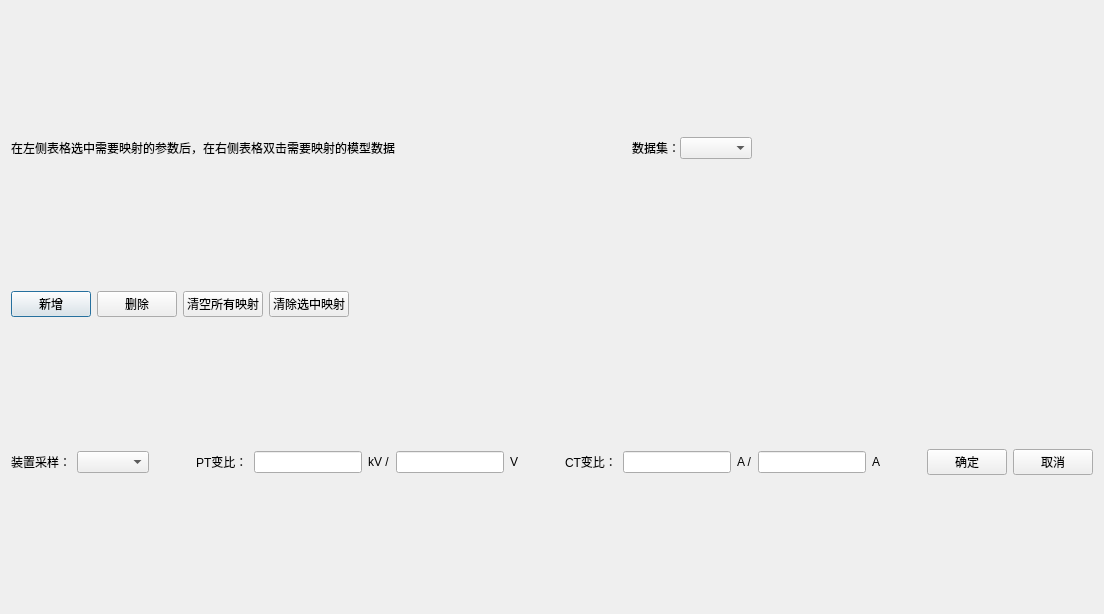
<?xml version="1.0" encoding="UTF-8"?>
<ui version="4.0">
 <class>QAinDataMapDlg</class>
 <widget class="QDialog" name="QAinDataMapDlg">
  <property name="geometry">
   <rect>
    <x>0</x>
    <y>0</y>
    <width>1104</width>
    <height>614</height>
   </rect>
  </property>
  <property name="windowTitle">
   <string>Dialog</string>
  </property>
  <layout class="QVBoxLayout" name="verticalLayout_2">
   <item>
    <layout class="QHBoxLayout" name="horizontalLayout_2" stretch="4,3">
     <item>
      <layout class="QVBoxLayout" name="m_LeftLayout">
       <item>
        <widget class="QLabel" name="m_labTip">
         <property name="text">
          <string>在左侧表格选中需要映射的参数后，在右侧表格双击需要映射的模型数据</string>
         </property>
        </widget>
       </item>
      </layout>
     </item>
     <item>
      <layout class="QVBoxLayout" name="m_RightLayout">
       <item>
        <layout class="QHBoxLayout" name="horizontalLayout">
         <property name="spacing">
          <number>0</number>
         </property>
         <item>
          <widget class="QLabel" name="m_labDataSet">
           <property name="text">
            <string>数据集：</string>
           </property>
          </widget>
         </item>
         <item>
          <widget class="QComboBox" name="m_cmbDataSet"/>
         </item>
         <item>
          <spacer name="horizontalSpacer_2">
           <property name="orientation">
            <enum>Qt::Horizontal</enum>
           </property>
           <property name="sizeHint" stdset="0">
            <size>
             <width>40</width>
             <height>20</height>
            </size>
           </property>
          </spacer>
         </item>
        </layout>
       </item>
      </layout>
     </item>
    </layout>
   </item>
   <item>
    <layout class="QHBoxLayout" name="horizontalLayout_3">
     <item>
      <widget class="QPushButton" name="m_btnAdd">
       <property name="text">
        <string>新增</string>
       </property>
      </widget>
     </item>
     <item>
      <widget class="QPushButton" name="m_btnDelete">
       <property name="text">
        <string>删除</string>
       </property>
      </widget>
     </item>
     <item>
      <widget class="QPushButton" name="m_btnClearAllMap">
       <property name="text">
        <string>清空所有映射</string>
       </property>
      </widget>
     </item>
     <item>
      <widget class="QPushButton" name="m_btnClearClickedMap">
       <property name="text">
        <string>清除选中映射</string>
       </property>
      </widget>
     </item>
     <item>
      <spacer name="horizontalSpacer">
       <property name="orientation">
        <enum>Qt::Horizontal</enum>
       </property>
       <property name="sizeHint" stdset="0">
        <size>
         <width>40</width>
         <height>20</height>
        </size>
       </property>
      </spacer>
     </item>
    </layout>
   </item>
   <item>
    <layout class="QHBoxLayout" name="horizontalLayout_4">
     <item>
      <widget class="QLabel" name="m_stcDevMeas">
       <property name="text">
        <string>装置采样：</string>
       </property>
      </widget>
     </item>
     <item>
      <widget class="QComboBox" name="m_cmbDevMeas"/>
     </item>
     <item>
      <spacer name="horizontalSpacer_5">
       <property name="orientation">
        <enum>Qt::Horizontal</enum>
       </property>
       <property name="sizeHint" stdset="0">
        <size>
         <width>40</width>
         <height>20</height>
        </size>
       </property>
      </spacer>
     </item>
     <item>
      <widget class="QLabel" name="m_stcPt">
       <property name="text">
        <string>PT变比：</string>
       </property>
      </widget>
     </item>
     <item>
      <widget class="QLineEdit" name="m_edtPtPrimary"/>
     </item>
     <item>
      <widget class="QLabel" name="m_stcPtPirmary">
       <property name="text">
        <string>kV /</string>
       </property>
      </widget>
     </item>
     <item>
      <widget class="QLineEdit" name="m_edtPtSecondary"/>
     </item>
     <item>
      <widget class="QLabel" name="m_stcPtSecondary">
       <property name="text">
        <string>V</string>
       </property>
      </widget>
     </item>
     <item>
      <spacer name="horizontalSpacer_4">
       <property name="orientation">
        <enum>Qt::Horizontal</enum>
       </property>
       <property name="sizeHint" stdset="0">
        <size>
         <width>40</width>
         <height>20</height>
        </size>
       </property>
      </spacer>
     </item>
     <item>
      <widget class="QLabel" name="m_stcCt">
       <property name="text">
        <string>CT变比：</string>
       </property>
      </widget>
     </item>
     <item>
      <widget class="QLineEdit" name="m_edtCtPrimary"/>
     </item>
     <item>
      <widget class="QLabel" name="m_stcCtPirmary">
       <property name="text">
        <string>A /</string>
       </property>
      </widget>
     </item>
     <item>
      <widget class="QLineEdit" name="m_edtCtSecondary"/>
     </item>
     <item>
      <widget class="QLabel" name="m_stcCtSecondary">
       <property name="text">
        <string>A</string>
       </property>
      </widget>
     </item>
     <item>
      <spacer name="horizontalSpacer_3">
       <property name="orientation">
        <enum>Qt::Horizontal</enum>
       </property>
       <property name="sizeHint" stdset="0">
        <size>
         <width>40</width>
         <height>20</height>
        </size>
       </property>
      </spacer>
     </item>
     <item>
      <widget class="QPushButton" name="m_btnOK">
       <property name="text">
        <string>确定</string>
       </property>
      </widget>
     </item>
     <item>
      <widget class="QPushButton" name="m_btnCancel">
       <property name="text">
        <string>取消</string>
       </property>
      </widget>
     </item>
    </layout>
   </item>
  </layout>
 </widget>
 <resources/>
 <connections/>
</ui>
